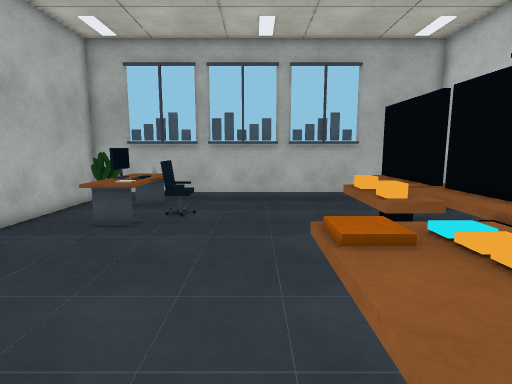
view 1 (above)

13 first-person views from a walk through a Unity game level. The camera is 1.4 m above the floor, tilts 8° down and sees 80° across. The floor is counted in squares, 0.5 m on a side. Each view is taken from the middle of a square. On the plan, view 1 faces up. The plan holds only what a view shows up to about 20 squares ahead; the rest is blank. The player is left out.

view 2
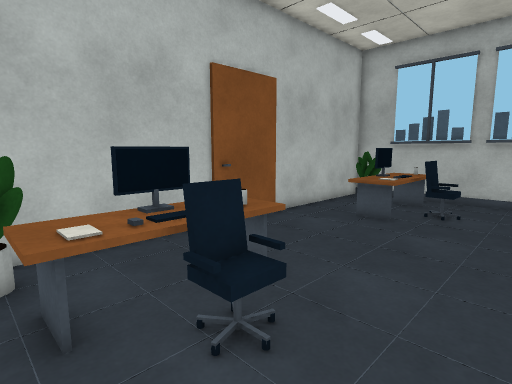

view 3
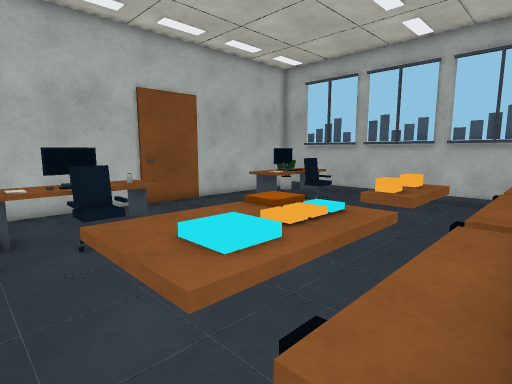

view 4
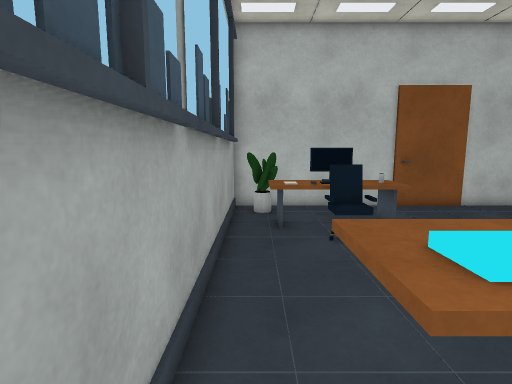

view 5
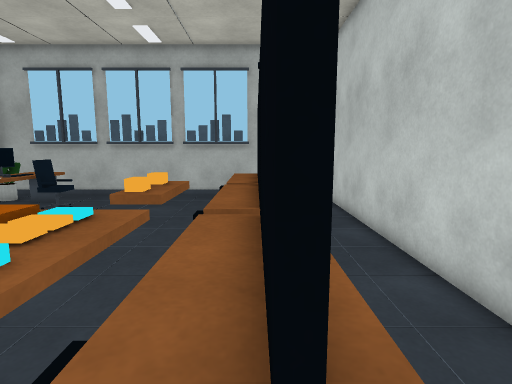

view 6
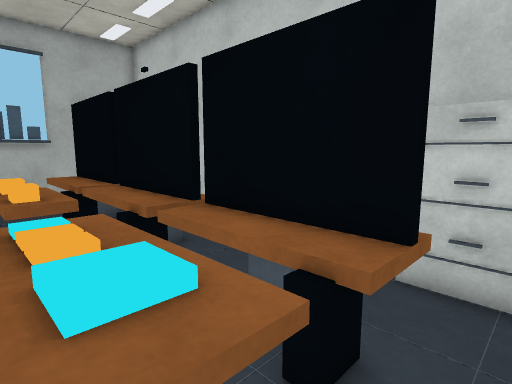

view 7
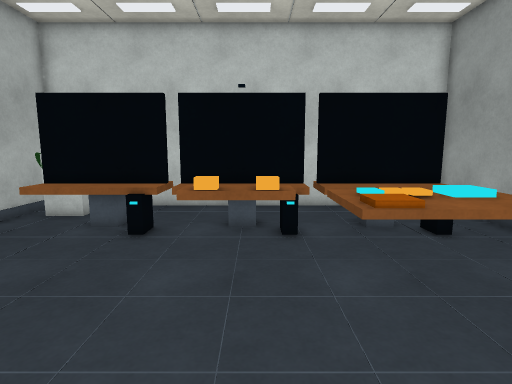

view 8
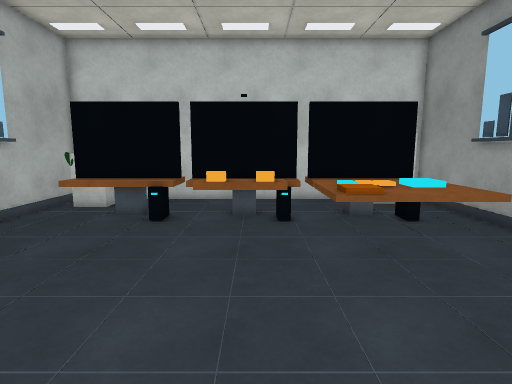

view 9
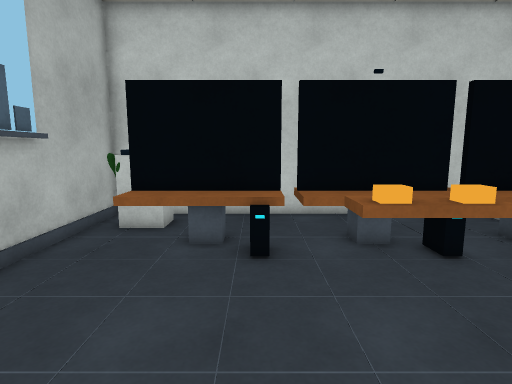

view 10
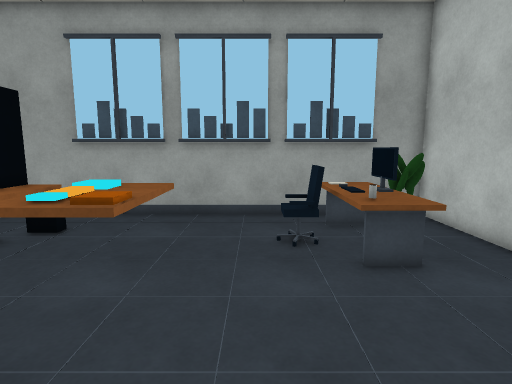

view 11
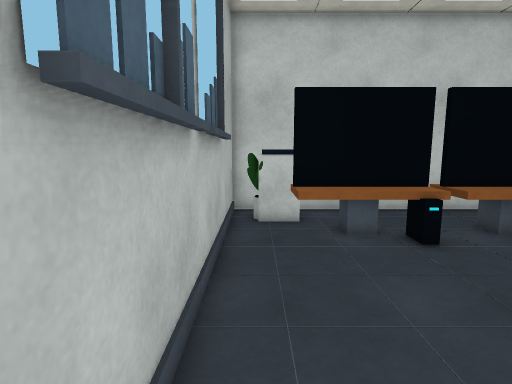

view 12
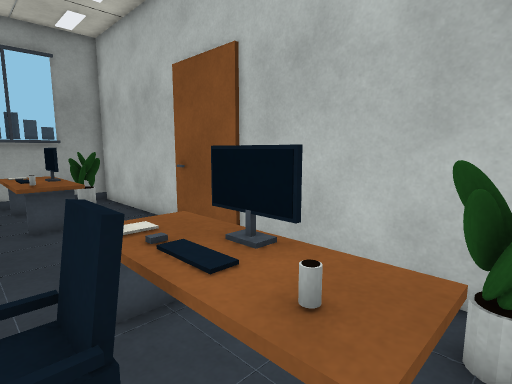

view 13
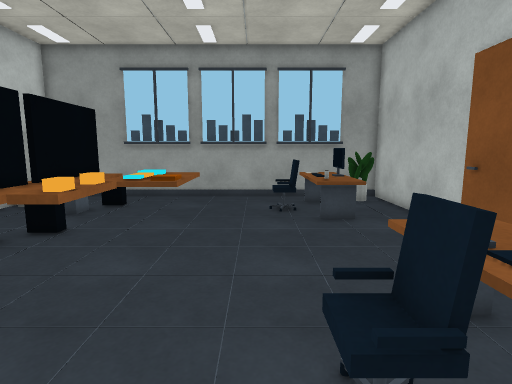

### Floor plan
Key: @ floor where view 1 was taken; # wall or solid block; x gap in a wall; . floor; = window, fence, low wall or low ledge; ^ raised ledge; O other object.
Columns run from 9 left of view 1 to 10 right of it. Each row starts with its distance up from view 1.
 17 ####################
 16 ##=..............#=#
 15 ###^^.........^^x^^#
 14 #..^^x........^^^..#
 13 #..^^.O.......^^^..#
 12 #..^^=........^^^..#
 11 #..^^.........O^^..#
 10 #.............^^=..#
  9 #..........#.^^^^..#
  8 #...........O^^^^..#
  7 #...........O^^^^..#
  6 #.......... #=O^^..#
  5 #.........^^^.^^=..#
  4 #..^^.....^^^^^^^..#
  3 #..^^=....^^^^^^^..#
  2 #..^^.O...^^^^^^^ .#
  1 #..^^x....^^^^O^^ ##
  0 ##=^^....@.^^..#x##
 -1 ###..............##
 -2 ####################

Positions as (right, up) in squares from view 1, and headings:
1: (0, 0), facing up
2: (0, -1), facing up-left
3: (6, -1), facing up-left
4: (6, -1), facing left
5: (6, -1), facing up
6: (2, -1), facing up-right
7: (-5, 7), facing right
8: (-7, 7), facing right
9: (-3, 11), facing right
10: (-2, 11), facing down
11: (-4, 16), facing right
12: (-3, 16), facing down-left
13: (-2, 16), facing down
